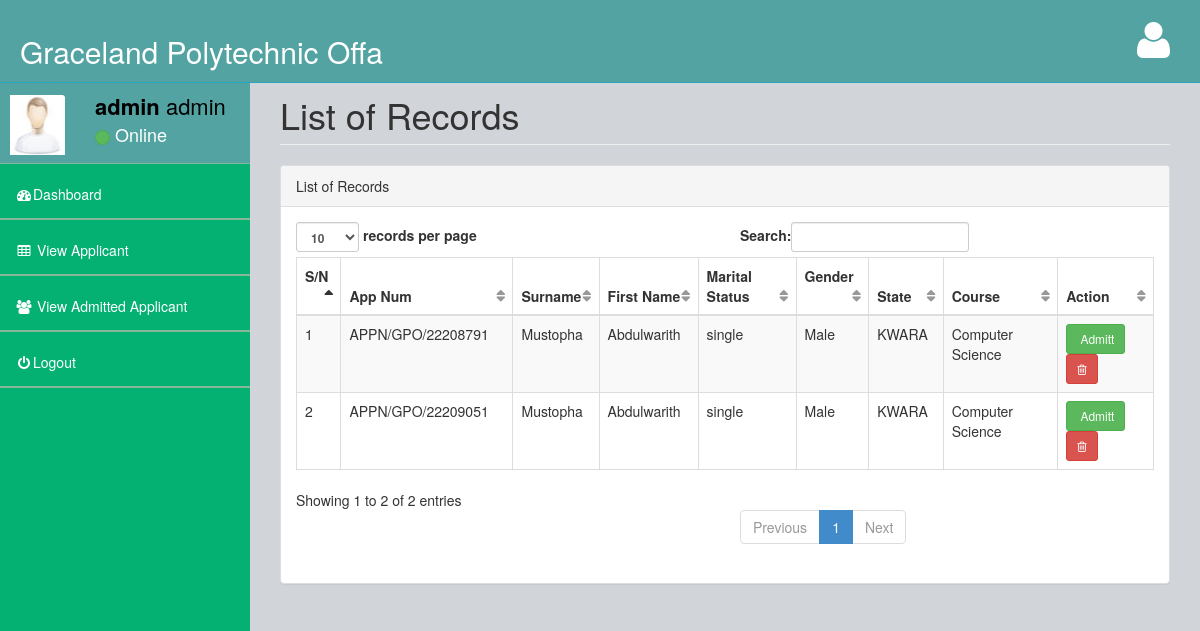
/admin/v_details.php (signed in), run on the app's committed database.
### tables this page shows
CREATE TABLE IF NOT EXISTS `biodata` (
  `id` int(200) DEFAULT NULL,
  `name` text,
  `surname` text,
  `middlename` text,
  `email` text,
  `mstatus` text,
  `gender` text,
  `state` varchar(255) DEFAULT NULL,
  `local` varchar(255) DEFAULT NULL,
  `phone` text,
  `address` varchar(100) DEFAULT NULL,
  `dob` varchar(100) DEFAULT NULL,
  `exam` text,
  `course` text,
  `adstatus` int(11) DEFAULT NULL,
  `apnum` varchar(100) DEFAULT NULL
);

### admin/v_details.php (the view, shortened to what this page needs)
        <?php include '_include/head.php'; ?>
<body>
    <div id="wrapper">
         <?php include '_include/head_nav.php'; ?>
        <?php include '_include/nav.php'; ?>
        <div id="page-wrapper">
            <div class="row">
                <div class="col-lg-12">
                    <h1 class="page-header">List of Records</h1>
                </div>
            </div>
            <div class="row">
                <div class="col-lg-12">
                    <div class="panel panel-default">
                        <div class="panel-heading">
                             List of Records
                        </div>
                        <div class="panel-body">
                            <div class="table-responsive">
                                <table class="table table-striped table-bordered table-hover" id="dataTables-example">
                                    <thead>
                                        <tr>
                                            <th>S/N</th>
                                            <th>App Num</th>
                                            <th>Surname</th>
                                            <th>First Name</th>
                                            <th>Marital Status</th>
                                            <th>Gender</th>
                                            <th>State</th>
                                            <th>Course</th>
                                            <th>Action</th>
                                        </tr>
                                    </thead>
                                    <tbody>
                                     <?php
                                     $sn = 1;
                                         include 'connect.php';
                                        $sql = "SELECT * FROM biodata WHERE adstatus='0'";
                                    $result = $conn->query($sql);
                                    while($row = $result->fetch_assoc()){
                                        $id = $row['id'];
                                        ?>
                                        <tr class="odd gradeX">
                                            <td><?php echo $sn; ?></td>
                                             <td><?php echo $row['apnum']; ?></td>
                                            <td><?php echo $row['surname']; ?></td>
                                            <td><?php echo $row['name']; ?></td>
                                            <td><?php echo $row['mstatus']; ?></td>
                                            <td><?php echo $row['gender']; ?></td>
                                            <td><?php echo $row['state']; ?></td>
                                            <td><?php echo $row['course']; ?></td>
                                                <td class="center">
                                                <a class="btn btn-success btn-sm" href="update.php?id=<?php echo $id; ?>"><i class="fa fa-update-o"></i> Admitt</a>
                                                <a class="btn btn-danger btn-sm" onclick="return confirm('Are you Sure to Delete!')" href="del_rec.php?id=<?php echo $id; ?>"><i class="fa fa-trash-o"></i></a>
                                            </td>
                                        </tr>
                                    <?php
                                    $sn++;
                                }
                                        ?>
                                          </tbody>
                                </table>
                            </div>
                        </div>
                    </div>
                </div>
            </div>
        </div>
    </div>
</body>
</html>

### admin/_include/head.php (shortened to what this page needs)
<!DOCTYPE html>
<html>
<head>
    <link href="assets/plugins/bootstrap/bootstrap.css" rel="stylesheet" />
    <link href="assets/font-awesome/css/font-awesome.css" rel="stylesheet" />
    <link href="assets/plugins/pace/pace-theme-big-counter.css" rel="stylesheet" />
    <link href="assets/css/style.css" rel="stylesheet" />
    <link href="assets/css/main-style.css" rel="stylesheet" />
    <link href="assets/plugins/morris/morris-0.4.3.min.css" rel="stylesheet" />
   </head>

### admin/_include/head_nav.php (shortened to what this page needs)
<nav class="navbar navbar-default navbar-fixed-top" role="navigation" id="navbar">
           <div class="navbar-header">
               <a class="navbar-brand" href="index.php">
                  <h2><font color="white">Graceland Polytechnic Offa</font></h2>
               </a>
           </div>
           <ul class="nav navbar-top-links navbar-right">
               <li class="dropdown">
                   <a class="dropdown-toggle" data-toggle="dropdown" href="#">
                       <i class="fa fa-user fa-3x"></i>
                   </a>
               </li>
           </ul>
       </nav>

### admin/_include/nav.php
<nav class="navbar-default navbar-static-side" role="navigation">
            <div class="sidebar-collapse">
                <ul class="nav" id="side-menu">
                    <li>
                        <div class="user-section">
                            <div class="user-section-inner">
                                <img src="assets/img/user.jpg" alt="">
                            </div>
                            <div class="user-info">
                                <div><strong><?php echo $_SESSION['lname']; ?> </strong><?php echo $_SESSION['fname']; ?></div>
                                <div class="user-text-online">
                                    <span class="user-circle-online btn btn-success btn-circle "></span>&nbsp;Online
                                </div>
                            </div>
                        </div>
                    </li>
                    <li>
                        <a href="dashboard.php"><i class="fa fa-dashboard fa-fw"></i>Dashboard</a>
                    </li>
                    <li>
                        <a href="v_details.php"><i class="fa fa-table fa-fw"></i> View Applicant</a>
                    </li>
                    <li>
                        <a href="v_add.php"><i class="fa fa-users fa-fw"></i> View Admitted Applicant</a>
                    </li>
                    <li>
                        <a href="logout.php"><i class="fa fa-power-off fa-fw"></i>Logout</a>
                    </li>
                </ul>
            </div>
        </nav>

### admin/assets/css/style.css (style rules this page uses)
body { background-color: #f8f8f8; }
#wrapper { width: 100%; margin-top: 55px!important; background-color:#04B173; }
#page-wrapper { padding: 0 15px; min-height: 568px; background-color:rgb(209, 212, 216); }
.navbar-static-side ul li { border-bottom:1px solid #84B899 !important; }
.navbar-top-links li { display: inline-block; }
.navbar-top-links li:last-child { margin-right: 15px; }
.navbar-top-links li a { padding: 20px; min-height: 50px; }
@media (min-width:768px) { .navbar-static-side { z-index: 1; position: absolute; width: 250px; } }
table.dataTable thead .sorting, table.dataTable thead .sorting_asc:after, table.dataTable thead .sorting_desc, table.dataTable thead .sorting_asc_disabled, table.dataTable thead .sorting_desc_disabled { background: transparent; }
table.dataTable thead .sorting_asc:after { content: "\f0de"; float: right; font-family: fontawesome; }
table.dataTable thead .sorting:after { content: "\f0dc"; float: right; font-family: fontawesome; color: rgba(50,50,50,.5); }
.btn-circle { width: 30px; height: 30px; padding: 6px 0; border-radius: 15px; text-align: center; font-size: 12px; line-height: 1.428571429; }

### admin/assets/css/main-style.css (style rules this page uses)
.user-section-inner { height: 65px; width: 65px; -moz-border-radius: 3px; -webkit-border-radius: 3px; border-radius: 3px; overflow: hidden; display: inline-block; float: left; margin-right: 15px; margin-top: 20px; }
.user-section-inner img { margin-left:10px; width:55px; height:60px; }
.user-info { display: block; color:#000!important; display: inline-block; padding: 15px; margin-bottom: 0px }
.user-text-online { font-size:18px; color:#fff }
.user-circle-online { width: 15px!important; height: 15px!important; }
.navbar-top-links > li > a { color: #FFFFFF; }
.nav > li > a { padding: 20px 15px; }
#side-menu { background-color:#04B173; }
#side-menu a { color:#fff; border-bottom: 1px solid #84B899 !important; height: 55px; }
#navbar { background-color:rgb(83, 163, 163); }
.navbar-brand { padding-left:20px; }
.navbar-default { border-color:#27A6BE; }
@media (min-width:768px) { #page-wrapper { position: inherit; margin: 0 0 0 250px; padding: 0 30px; min-height: 1000px; } }

### data on the page
biodata: apnum "APPN/GPO/22208791", surname "Mustopha", name "Abdulwarith", mstatus "single", gender "Male", state "KWARA", course "Computer Science"
biodata: apnum "APPN/GPO/22209051", surname "Mustopha", name "Abdulwarith", mstatus "single", gender "Male", state "KWARA", course "Computer Science"

### other printed values
$_SESSION['lname'] "admin"
$_SESSION['fname'] "admin"
